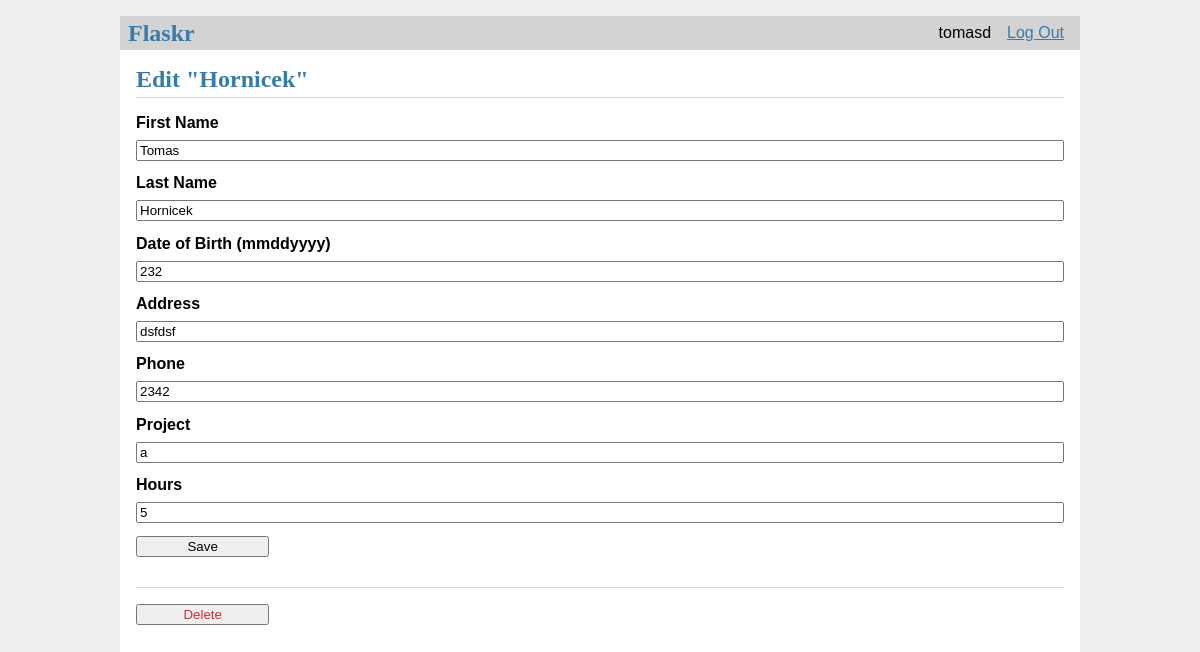
Page /2/update (signed in) on the committed database.
### tables this page shows
CREATE TABLE user (
  id INTEGER PRIMARY KEY AUTOINCREMENT,
  username TEXT UNIQUE NOT NULL,
  password TEXT NOT NULL,
  role TEXT NOT NULL DEFAULT 'user'
);

CREATE TABLE entry (
  id INTEGER PRIMARY KEY AUTOINCREMENT,
  employee_id INTEGER NOT NULL,
  first_name TEXT NOT NULL,
  last_name TEXT NOT NULL,
  date_of_birth INT NOT NULL,
  address TEXT NOT NULL,
  phone INTEGER NOT NULL,
  project TEXT NOT NULL,
  hours INTEGER NOT NULL,
  FOREIGN KEY (employee_id) REFERENCES user (id)
);

### Flaskr/timesheet.py (the view, shortened to what this page needs)
@bp.route('/<int:id>/update', methods=('GET', 'POST'))
@login_required
def update(id):
    entry = get_entry(id)
    return render_template('timesheet/update.html', entry=entry)

### Flaskr/auth.py (called while the page is built)
@bp.before_app_request
def load_logged_in_user():
    user_id = session.get('user_id')
    if user_id is None:
        g.user = None
    else:
        g.user = get_db().execute(
            'SELECT * FROM user WHERE id = ?', (user_id,)
        ).fetchone()

def login_required(view):
    @functools.wraps(view)
    def wrapped_view(**kwargs):
        if g.user is None:
            return redirect(url_for('auth.login'))
        return view(**kwargs)
    return wrapped_view

### Flaskr/db.py (called while the page is built)
def get_db():
    if 'db' not in g:
        g.db = sqlite3.connect(
            current_app.config['DATABASE'],
            detect_types=sqlite3.PARSE_DECLTYPES
        )
        g.db.row_factory = sqlite3.Row
    return g.db

### Flaskr/timesheet.py (called while the page is built)
def get_entry(id, check_author=True):
    entry = get_db().execute(
        'SELECT e.id, first_name, last_name, date_of_birth, address, phone, project, hours, employee_id, username'
        ' FROM entry e JOIN user u ON e.employee_id = u.id'
        ' WHERE e.id = ?',
        (id,)
    ).fetchone()
    if entry is None:
        abort(404, f"Timesheet id {id} doesn't exist.")
    if check_author and entry['employee_id'] != g.user['id']:
        abort(403)
    return entry

### Flaskr/templates/timesheet/update.html
{% extends 'base.html' %}
{% block header %}
  <h1>{% block title %}Edit "{{ entry['last_name'] }}"{% endblock %}</h1>
{% endblock %}
{% block content %}
  <form method="post">
    <label for="first_name">First Name</label>
    <input name="first_name " id="first_name"
      value="{{ request.form['first_name'] or entry['first_name'] }}" required>
    <label for="last_name">Last Name</label>
    <input name="last_name" id="last_name"
      value="{{ request.form['last_name'] or entry['last_name'] }}" required>
    <label for="date_of_birth">Date of Birth (mmddyyyy)</label>
    <input name="date_of_birth" id="date_of_birth"
      value="{{ request.form['date_of_birth'] or entry['date_of_birth'] }}" required>
    <label for="address">Address</label>
    <input name="address" id="address"
      value="{{ request.form['address'] or entry['address'] }}" required>
    <label for="phone">Phone</label>
    <input name="phone" id="phone"
      value="{{ request.form['phone'] or entry['phone'] }}" required>
    <label for="project">Project</label>
    <input name="project" id="project"
      value="{{ request.form['project'] or entry['project'] }}" required>
    <label for="hours">Hours</label>
    <input name="hours" id="hours"
      value="{{ request.form['hours'] or entry['hours'] }}" required>
    <input type="submit" value="Save">
  </form>
  <hr>
  <form action="{{ url_for('timesheet.delete', id=entry['id']) }}" method="post">
    <input class="danger" type="submit" value="Delete" onclick="return confirm('Are you sure?');">
  </form>
{% endblock %}

### Flaskr/templates/base.html (shortened to what this page needs)
<!doctype html>
<link rel="stylesheet" href="{{ url_for('static', filename='style.css') }}">
<nav>
  <h1>Flaskr</h1>
  <ul>
    {% if g.user %}
      <li><span>{{ g.user['username'] }}</span>
      <li><a href="{{ url_for('auth.logout') }}">Log Out</a>
    {% else %}
      <li><a href="{{ url_for('auth.register') }}">Register</a>
      <li><a href="{{ url_for('auth.login') }}">Log In</a>
    {% endif %}
  </ul>
</nav>
<section class="content">
  <header>
    {% block header %}{% endblock %}
  </header>
  {% block content %}{% endblock %}
</section>

### Flaskr/static/style.css (style rules this page uses)
h1 { font-family: serif; color: #377ba8; margin: 1rem 0; }
a { color: #377ba8; }
hr { border: none; border-top: 1px solid lightgray; }
nav { background: lightgray; display: flex; align-items: center; padding: 0 0.5rem; }
nav h1 { flex: auto; margin: 0; }
nav ul { display: flex; list-style: none; margin: 0; padding: 0; }
nav ul li a, nav ul li span, header .action { display: block; padding: 0.5rem; }
.content { padding: 0 1rem 1rem; }
.content > header { border-bottom: 1px solid lightgray; display: flex; align-items: flex-end; }
.content > header h1 { flex: auto; margin: 1rem 0 0.25rem 0; }
.content:last-child { margin-bottom: 0; }
.content form { margin: 1em 0; display: flex; flex-direction: column; }
.content label { font-weight: bold; margin-bottom: 0.5em; }
.content input, .content textarea { margin-bottom: 1em; }
input.danger { color: #cc2f2e; }
input[type=submit] { align-self: start; min-width: 10em; }

### rows in the picture
user: user.username "tomasd"
entry: last_name "Hornicek", first_name "Tomas", date_of_birth "232", address "dsfdsf", phone "2342", project "a", hours "5"
